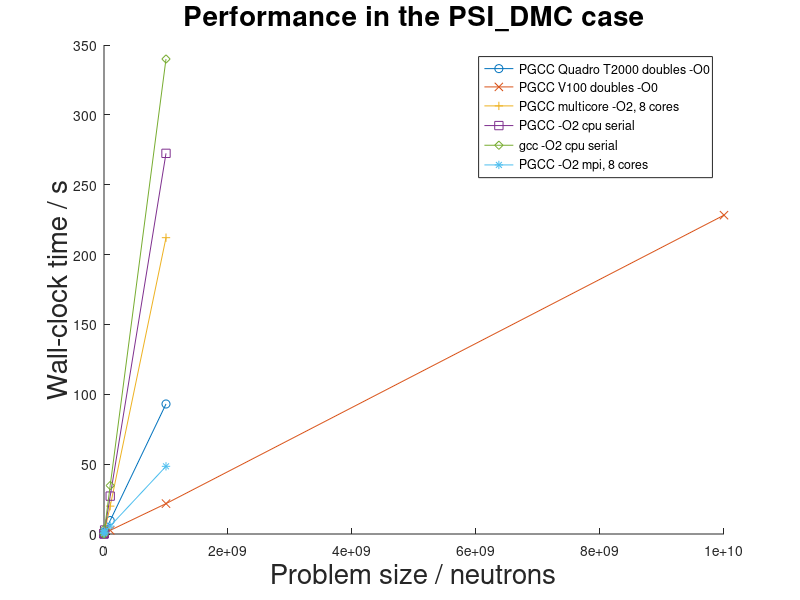
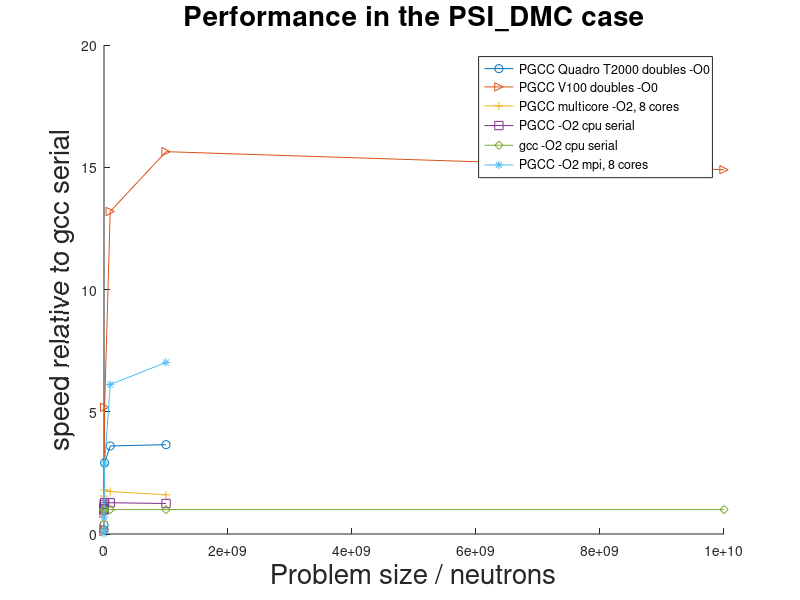

These charts were generated, in order, by the following MATLAB code:
set(0, 'defaultTextFontSize',20);
xes=[1e4 1e5 1e6 1e7 1e8 1e9]';
xes_V100=[1e4 1e5 1e6 1e7 1e8 1e9 1e10]';
load gpu.dat
load V100.dat
load cpu.dat
load gcc.dat
load mpi.dat
load multicore.dat

gcc(7) = 10*gcc(6);
hold on
plot(xes(1:6),gpu,'-o')
plot(xes_V100,V100,'-x')
plot(xes,multicore,'-+')
plot(xes(1:6),cpu,'-s')
plot(xes(1:6),gcc(1:6),'-d')
plot(xes(1:6),mpi,'-*')
  legend('PGCC Quadro T2000 doubles -O0','PGCC V100 doubles -O0','PGCC multicore -O2, 8 cores','PGCC -O2 cpu serial','gcc -O2 cpu serial','PGCC -O2 mpi, 8 cores')

  xlabel('Problem size / neutrons')
  ylabel('Wall-clock time / s')
  title('Performance in the PSI_DMC case','interpreter','none')

  figure

  perf_gpu=gcc(1:6)./gpu;
  perf_V100=gcc./V100;
  perf_multicore=gcc(1:6)./multicore(1:6);
  perf_mpi=gcc(1:6)./mpi;
  perf_cpu=gcc(1:6)./cpu;
 perf_gcc=gcc./gcc;
 hold on
plot(xes(1:6),perf_gpu,'-o')
plot(xes_V100,perf_V100,'->')
plot(xes(1:6),perf_multicore,'-+')
plot(xes(1:6),perf_cpu,'-s')
plot(xes_V100,perf_gcc,'-d')
plot(xes(1:6),perf_mpi,'-*')
  xlabel('Problem size / neutrons')
  ylabel('speed relative to gcc serial')
   title('Performance in the PSI_DMC case','interpreter','none')
  legend('PGCC Quadro T2000 doubles -O0','PGCC V100 doubles -O0','PGCC multicore -O2, 8 cores','PGCC -O2 cpu serial','gcc -O2 cpu serial','PGCC -O2 mpi, 8 cores')
